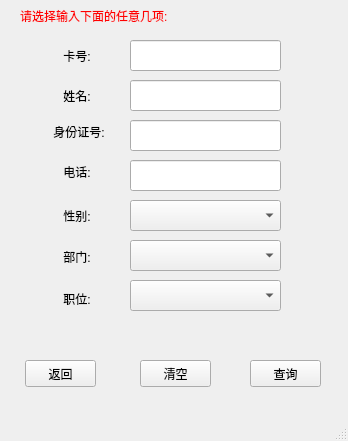
<?xml version="1.0" encoding="UTF-8"?>
<ui version="4.0">
 <class>findStaff</class>
 <widget class="QMainWindow" name="findStaff">
  <property name="geometry">
   <rect>
    <x>0</x>
    <y>0</y>
    <width>348</width>
    <height>441</height>
   </rect>
  </property>
  <property name="windowTitle">
   <string>查询员工</string>
  </property>
  <widget class="QWidget" name="centralwidget">
   <widget class="QPushButton" name="pushButton_back">
    <property name="geometry">
     <rect>
      <x>25</x>
      <y>360</y>
      <width>71</width>
      <height>27</height>
     </rect>
    </property>
    <property name="text">
     <string>返回</string>
    </property>
   </widget>
   <widget class="QPushButton" name="pushButton_clear">
    <property name="geometry">
     <rect>
      <x>140</x>
      <y>360</y>
      <width>71</width>
      <height>27</height>
     </rect>
    </property>
    <property name="text">
     <string>清空</string>
    </property>
   </widget>
   <widget class="QPushButton" name="pushButton_find">
    <property name="geometry">
     <rect>
      <x>250</x>
      <y>360</y>
      <width>71</width>
      <height>27</height>
     </rect>
    </property>
    <property name="text">
     <string>查询</string>
    </property>
   </widget>
   <widget class="QLineEdit" name="lineEdit_cardID">
    <property name="geometry">
     <rect>
      <x>130</x>
      <y>40</y>
      <width>151</width>
      <height>31</height>
     </rect>
    </property>
   </widget>
   <widget class="QLabel" name="label">
    <property name="geometry">
     <rect>
      <x>20</x>
      <y>0</y>
      <width>331</width>
      <height>31</height>
     </rect>
    </property>
    <property name="styleSheet">
     <string notr="true">color: rgb(255, 0, 0);</string>
    </property>
    <property name="text">
     <string>请选择输入下面的任意几项:</string>
    </property>
   </widget>
   <widget class="QLineEdit" name="lineEdit_name">
    <property name="geometry">
     <rect>
      <x>130</x>
      <y>80</y>
      <width>151</width>
      <height>31</height>
     </rect>
    </property>
   </widget>
   <widget class="QLineEdit" name="lineEdit_ID">
    <property name="geometry">
     <rect>
      <x>130</x>
      <y>120</y>
      <width>151</width>
      <height>31</height>
     </rect>
    </property>
   </widget>
   <widget class="QLabel" name="label_2">
    <property name="geometry">
     <rect>
      <x>50</x>
      <y>40</y>
      <width>64</width>
      <height>31</height>
     </rect>
    </property>
    <property name="text">
     <string>    卡号:</string>
    </property>
   </widget>
   <widget class="QLabel" name="label_3">
    <property name="geometry">
     <rect>
      <x>50</x>
      <y>80</y>
      <width>64</width>
      <height>31</height>
     </rect>
    </property>
    <property name="text">
     <string>    姓名:</string>
    </property>
   </widget>
   <widget class="QLabel" name="label_4">
    <property name="geometry">
     <rect>
      <x>50</x>
      <y>116</y>
      <width>64</width>
      <height>31</height>
     </rect>
    </property>
    <property name="text">
     <string> 身份证号:</string>
    </property>
   </widget>
   <widget class="QComboBox" name="comboBox_sex">
    <property name="geometry">
     <rect>
      <x>130</x>
      <y>200</y>
      <width>151</width>
      <height>31</height>
     </rect>
    </property>
    <item>
     <property name="text">
      <string/>
     </property>
    </item>
    <item>
     <property name="text">
      <string>男</string>
     </property>
    </item>
    <item>
     <property name="text">
      <string>女</string>
     </property>
    </item>
   </widget>
   <widget class="QLineEdit" name="lineEdit_phone">
    <property name="geometry">
     <rect>
      <x>130</x>
      <y>160</y>
      <width>151</width>
      <height>31</height>
     </rect>
    </property>
   </widget>
   <widget class="QComboBox" name="comboBox_department">
    <property name="geometry">
     <rect>
      <x>130</x>
      <y>240</y>
      <width>151</width>
      <height>31</height>
     </rect>
    </property>
    <item>
     <property name="text">
      <string/>
     </property>
    </item>
    <item>
     <property name="text">
      <string>董事会</string>
     </property>
    </item>
    <item>
     <property name="text">
      <string>销售部</string>
     </property>
    </item>
    <item>
     <property name="text">
      <string>技术部</string>
     </property>
    </item>
    <item>
     <property name="text">
      <string>后勤部</string>
     </property>
    </item>
   </widget>
   <widget class="QComboBox" name="comboBox_position">
    <property name="geometry">
     <rect>
      <x>130</x>
      <y>280</y>
      <width>151</width>
      <height>31</height>
     </rect>
    </property>
    <item>
     <property name="text">
      <string/>
     </property>
    </item>
    <item>
     <property name="text">
      <string>董事长</string>
     </property>
    </item>
    <item>
     <property name="text">
      <string>总经理</string>
     </property>
    </item>
    <item>
     <property name="text">
      <string>经理</string>
     </property>
    </item>
    <item>
     <property name="text">
      <string>副经理</string>
     </property>
    </item>
    <item>
     <property name="text">
      <string>员工</string>
     </property>
    </item>
   </widget>
   <widget class="QLabel" name="label_5">
    <property name="geometry">
     <rect>
      <x>50</x>
      <y>156</y>
      <width>64</width>
      <height>31</height>
     </rect>
    </property>
    <property name="text">
     <string>    电话:</string>
    </property>
   </widget>
   <widget class="QLabel" name="label_6">
    <property name="geometry">
     <rect>
      <x>50</x>
      <y>200</y>
      <width>61</width>
      <height>31</height>
     </rect>
    </property>
    <property name="text">
     <string>    性别:</string>
    </property>
   </widget>
   <widget class="QLabel" name="label_7">
    <property name="geometry">
     <rect>
      <x>50</x>
      <y>246</y>
      <width>64</width>
      <height>21</height>
     </rect>
    </property>
    <property name="text">
     <string>    部门:</string>
    </property>
   </widget>
   <widget class="QLabel" name="label_8">
    <property name="geometry">
     <rect>
      <x>50</x>
      <y>290</y>
      <width>64</width>
      <height>17</height>
     </rect>
    </property>
    <property name="text">
     <string>    职位:</string>
    </property>
   </widget>
  </widget>
  <widget class="QMenuBar" name="menubar">
   <property name="geometry">
    <rect>
     <x>0</x>
     <y>0</y>
     <width>348</width>
     <height>23</height>
    </rect>
   </property>
  </widget>
  <widget class="QStatusBar" name="statusbar"/>
 </widget>
 <resources/>
 <connections/>
</ui>
